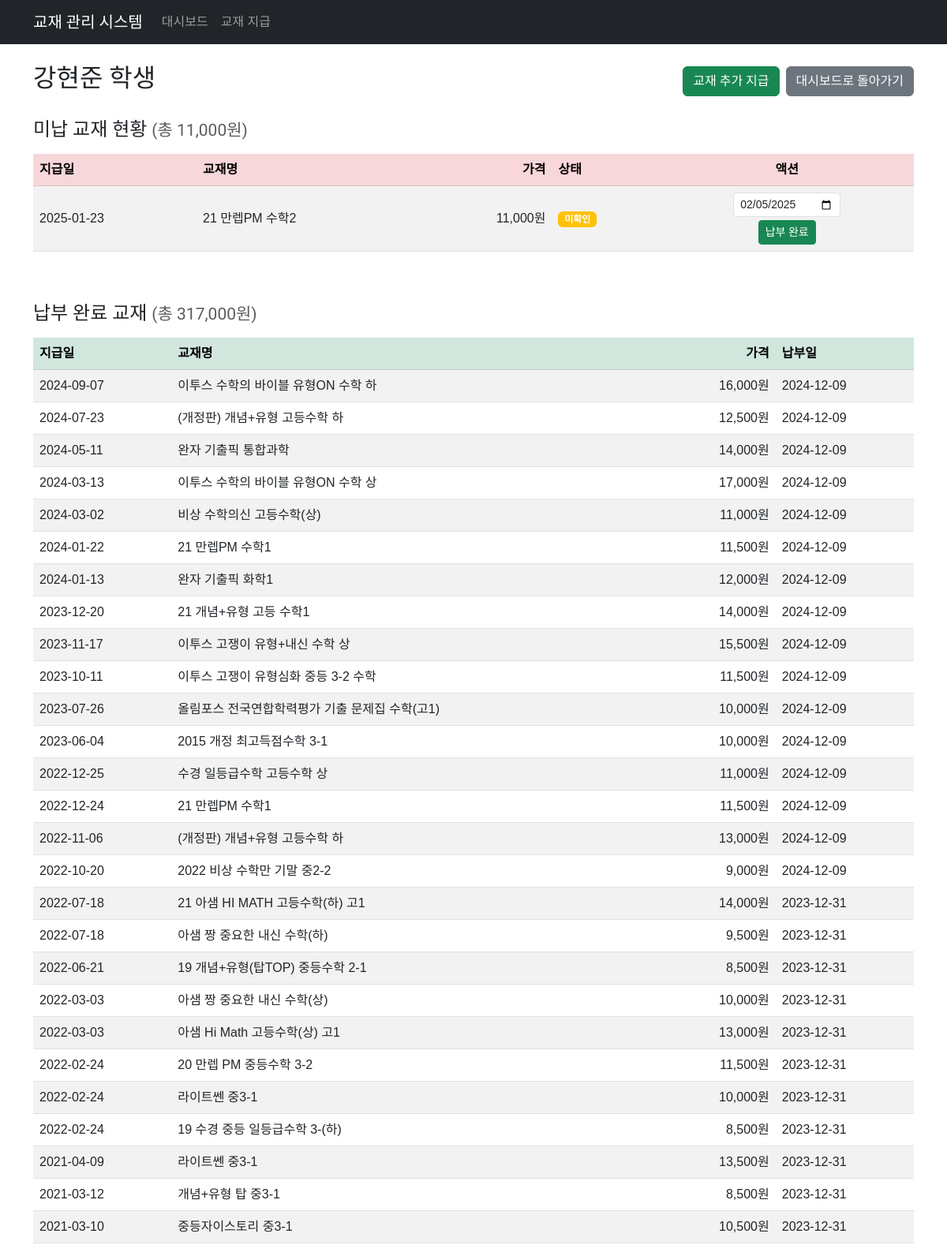
/textbook/student/89/, run on the app's committed database.
### textbook/models.py (models this page shows, shortened)
class Student(models.Model):
    name = models.CharField(max_length=255, unique=True, verbose_name='학생')
    class Meta:
        db_table = 'student'
        ordering = ['name']
        verbose_name = '학생'
        verbose_name_plural = '학생'

class Book(models.Model):
    input_date = models.DateField(verbose_name='지급일')
    book_name = models.CharField(max_length=255, verbose_name='교재')
    price = models.IntegerField(verbose_name='가격')
    checking = models.BooleanField(default=False, verbose_name='상태')
    student = models.ForeignKey(Student, on_delete=models.CASCADE, related_name='books', verbose_name='학생')
    payment_date = models.DateField(null=True, blank=True, verbose_name='수납일')
    class Meta:
        db_table = 'book'
        ordering = ['-input_date']
        verbose_name = '교재'
        verbose_name_plural = '교재'

### textbook/views.py (the view)
# urls.py: path('student/<int:student_id>/', views.student_detail, name='student_detail'),
def student_detail(request, student_id):
    student = get_object_or_404(Student, id=student_id)
    unpaid_books = student.books.filter(payment_date__isnull=True)
    paid_books = student.books.filter(payment_date__isnull=False)
    total_unpaid = unpaid_books.aggregate(total=Sum('price'))['total'] or 0
    total_paid = paid_books.aggregate(total=Sum('price'))['total'] or 0
    context = {
        'student': student,
        'unpaid_books': unpaid_books,
        'paid_books': paid_books,
        'total_unpaid': total_unpaid,
        'total_paid': total_paid,
        'today' : date.today(),
    }
    return render(request, 'textbook/student_detail.html', context)

### textbook/templates/textbook/student_detail.html (shortened to what this page needs)
{% extends 'textbook/base.html' %}
{% load humanize %}
{% block content %}
<div class="row">
    <div class="col-12">
        <div class="d-flex justify-content-between align-items-center mb-4">
            <h2>{{ student.name }} 학생</h2>
            <div class="d-flex gap-2">
                <a href="{% url 'textbook:issue_book' %}?student_id={{ student.id }}" class="btn btn-success">교재 추가 지급</a>
                <a href="{% url 'textbook:dashboard' %}" class="btn btn-secondary">
                    대시보드로 돌아가기
                </a>
            </div>
        </div>
        <h4 class="mb-3">미납 교재 현황 <small class="text-muted">(총 {{ total_unpaid|intcomma }}원)</small></h4>
        <div class="table-responsive mb-5">
            <table class="table table-striped table-hover align-middle">
                <thead class="table-danger">
                    <tr>
                        <th>지급일</th>
                        <th>교재명</th>
                        <th class="text-end">가격</th>
                        <th>상태</th>
                        <th class="text-center">액션</th>
                    </tr>
                </thead>
                <tbody>
                    {% for book in unpaid_books %}
                    <tr>
                        <td>{{ book.input_date|date:"Y-m-d" }}</td>
                        <td>{{ book.book_name }}</td>
                        <td class="text-end">{{ book.price|intcomma }}원</td>
                        <td>
                            {% if book.checking %}
                            <span class="badge bg-success">확인</span>
                            {% else %}
                            <span class="badge bg-warning">미확인</span>
                            {% endif %}
                        </td>
                        <td class="text-center">
                            <form action="{% url 'textbook:mark_as_paid' book.id %}" method="post" class="d-inline-block" onsubmit="return validateDate(this);">
                                <input type="date" name="payment_date" value="{{ today|date:'Y-m-d' }}" class="form-control form-control-sm" id="paymentDate_{{book.id}}">
                                <button type="submit" class="btn btn-success btn-sm mt-1">납부 완료</button>
                            </form>
                        </td>
                    </tr>
                    {% empty %}
                    <tr>
                        <td colspan="5" class="text-center">미납된 교재가 없습니다.</td>
                    </tr>
                    {% endfor %}
                </tbody>
            </table>
        </div>
        <h4 class="mb-3">납부 완료 교재 <small class="text-muted">(총 {{ total_paid|intcomma }}원)</small></h4>
        <div class="table-responsive">
            <table class="table table-striped table-hover align-middle">
                <thead class="table-success">
                    <tr>
                        <th>지급일</th>
                        <th>교재명</th>
                        <th class="text-end">가격</th>
                        <th>납부일</th>
                    </tr>
                </thead>
                <tbody>
                    {% for book in paid_books %}
                    <tr>
                        <td>{{ book.input_date|date:"Y-m-d" }}</td>
                        <td>{{ book.book_name }}</td>
                        <td class="text-end">{{ book.price|intcomma }}원</td>
                        <td>{{ book.payment_date|date:"Y-m-d" }}</td>
                    </tr>
                    {% empty %}
                    <tr>
                        <td colspan="4" class="text-center">납부 완료된 교재가 없습니다.</td>
                    </tr>
                    {% endfor %}
                </tbody>
            </table>
        </div>
    </div>
</div>
{% endblock %}

### textbook/templates/textbook/base.html (style rules this page uses)
body { font-family: 'Noto Sans KR', sans-serif; }
h1, h2, h3, h4, h5, h6, .navbar-brand, .btn, .pagination { font-family: 'Ubuntu', 'Noto Sans KR', sans-serif; }

### data on the page
Student: name "강현준"
Book: input_date "2025-01-23", book_name "21 만렙PM 수학2", price "11,000", checking "미확인", payment_date "02/05/2025"
Book: input_date "2024-09-07", book_name "이투스 수학의 바이블 유형ON 수학 하", price "16,000", payment_date "2024-12-09"
Book: input_date "2024-07-23", book_name "(개정판) 개념+유형 고등수학 하", price "12,500", payment_date "2024-12-09"
Book: input_date "2024-05-11", book_name "완자 기출픽 통합과학", price "14,000", payment_date "2024-12-09"
Book: input_date "2024-03-13", book_name "이투스 수학의 바이블 유형ON 수학 상", price "17,000", payment_date "2024-12-09"
Book: input_date "2024-03-02", book_name "비상 수학의신 고등수학(상)", price "11,000", payment_date "2024-12-09"
Book: input_date "2024-01-22", book_name "21 만렙PM 수학1", price "11,500", payment_date "2024-12-09"
Book: input_date "2024-01-13", book_name "완자 기출픽 화학1", price "12,000", payment_date "2024-12-09"
Book: input_date "2023-12-20", book_name "21 개념+유형 고등 수학1", price "14,000", payment_date "2024-12-09"
Book: input_date "2023-11-17", book_name "이투스 고쟁이 유형+내신 수학 상", price "15,500", payment_date "2024-12-09"
Book: input_date "2023-10-11", book_name "이투스 고쟁이 유형심화 중등 3-2 수학", price "11,500", payment_date "2024-12-09"
Book: input_date "2023-07-26", book_name "올림포스 전국연합학력평가 기출 문제집 수학(고1)", price "10,000", payment_date "2024-12-09"
Book: input_date "2023-06-04", book_name "2015 개정 최고득점수학 3-1", price "10,000", payment_date "2024-12-09"
Book: input_date "2022-12-25", book_name "수경 일등급수학 고등수학 상", price "11,000", payment_date "2024-12-09"
Book: input_date "2022-12-24", book_name "21 만렙PM 수학1", price "11,500", payment_date "2024-12-09"
Book: input_date "2022-11-06", book_name "(개정판) 개념+유형 고등수학 하", price "13,000", payment_date "2024-12-09"
Book: input_date "2022-10-20", book_name "2022 비상 수학만 기말 중2-2", price "9,000", payment_date "2024-12-09"
Book: input_date "2022-07-18", book_name "21 아샘 HI MATH 고등수학(하) 고1", price "14,000", payment_date "2023-12-31"
Book: input_date "2022-07-18", book_name "아샘 짱 중요한 내신 수학(하)", price "9,500", payment_date "2023-12-31"
Book: input_date "2022-06-21", book_name "19 개념+유형(탑TOP) 중등수학 2-1", price "8,500", payment_date "2023-12-31"
Book: input_date "2022-03-03", book_name "아샘 짱 중요한 내신 수학(상)", price "10,000", payment_date "2023-12-31"
Book: input_date "2022-03-03", book_name "아샘 Hi Math 고등수학(상) 고1", price "13,000", payment_date "2023-12-31"
Book: input_date "2022-02-24", book_name "20 만렙 PM 중등수학 3-2", price "11,500", payment_date "2023-12-31"
Book: input_date "2022-02-24", book_name "라이트쎈 중3-1", price "10,000", payment_date "2023-12-31"
Book: input_date "2022-02-24", book_name "19 수경 중등 일등급수학 3-(하)", price "8,500", payment_date "2023-12-31"
Book: input_date "2021-04-09", book_name "라이트쎈 중3-1", price "13,500", payment_date "2023-12-31"
Book: input_date "2021-03-12", book_name "개념+유형 탑 중3-1", price "8,500", payment_date "2023-12-31"
Book: input_date "2021-03-10", book_name "중등자이스토리 중3-1", price "10,500", payment_date "2023-12-31"

### other printed values
{{ total_unpaid|intcomma }} "11,000"
{{ total_paid|intcomma }} "317,000"
